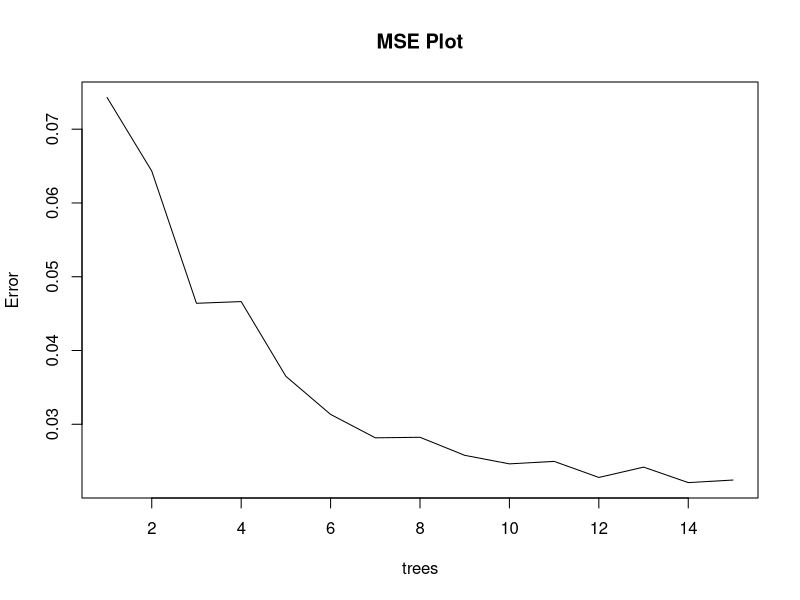
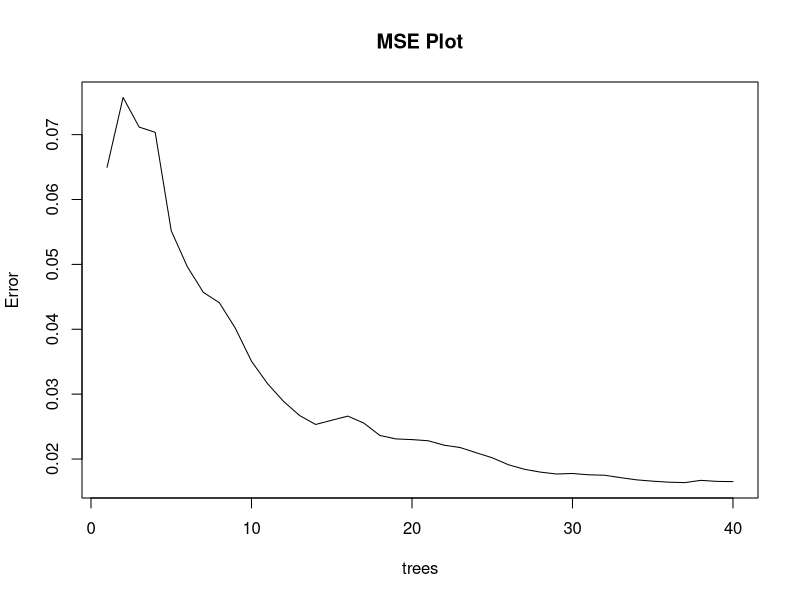
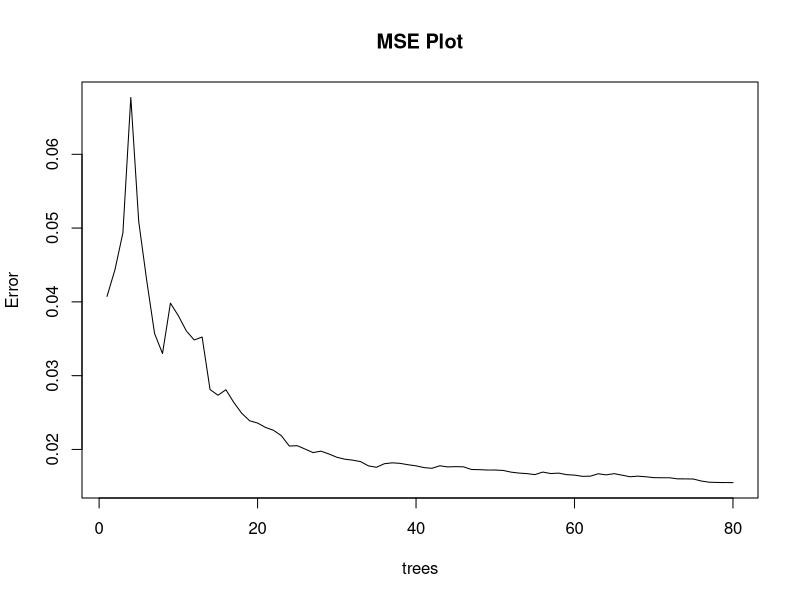

R code for these plots, in order:
## ---- chunk 1
# install package to read excel file data
install.packages("readxl")
## ---- chunk 2
library("readxl")
# read in src kinase inhibitor data. The data contains smile strings of the molecules as well as ~20 aggregate chemical features used for prediction. 

src_kinase_dataframe = read_excel("src_kinase_inhibitor_data.xlsx")
## ---- chunk 3
# check names of dataset and what columns are within the dataset. 
names(src_kinase_dataframe)
# delete first column of dataset as the indexing is not needed
src_kinase_dataframe <- src_kinase_dataframe[-1]
#check to see if column was deleted
names(src_kinase_dataframe)
## ---- chunk 4
# also get rid of smile strings. This is necessary as we cannot represent smile strings as either a categorical or numerical variable and they also do not contribute much to the prediction unless they are encoded in another space. 
src_kin_2 = subset(src_kinase_dataframe, select = -smiles)

# get the names of the columns now present and look at summary statistics of the data to see how data is framed.
names(src_kin_2)
summary(src_kin_2)
## ---- chunk 5
# this block of code divides the dataset into training, validation, and testing. This was coded with help from stack overflow for debugging questions, but the main base of it is that we split up the training as 60% of the data, the validation as 20% of the data and the testing as 20% of the data. Training, validation and testing help in making sure the model can predict accurately for the predictor variable given the dataset features. We first start off by defining variables that contain the percentages of our training, validation and testing data. We then define the indices while also randomizing our sample set for each divide. Lastly using the indices calculated, we create a training dataframe, validation dataframe, and testing dataframe. 

df <- src_kin_2
trperc=0.6
valperc=0.2
testperc=0.2

percTraining <- trperc
percValidation <- valperc
percTesting <- testperc
  
samplesizeTraining <- floor(percTraining * nrow(df))
samplesizeValidation <- floor(percValidation * nrow(df))
samplesizeTesting <- floor(percTesting * nrow(df))
  
trainingind <- sort(sample(seq_len(nrow(df)), size = samplesizeTraining))
nottrainingind <- setdiff(seq_len(nrow(df)), trainingind)
validationind <- sort(sample(nottrainingind, size=samplesizeValidation))
testingind <- setdiff(nottrainingind, validationind)
  
training_df <- df[trainingind, ]
val_df <- df[validationind, ]
testing_df <- df[testingind, ]
## ---- chunk 6
# we install the random forest package
install.packages("randomForest")
## ---- chunk 7
# load the random forest library
library(randomForest)
# create training df that contains features and a predictor list that contains the prediction variable which in this case is rings
training_df_x <- subset(training_df,select=-rings)
training_y <- training_df$rings

# do the same as above but for testing
testing_df_x <- subset(testing_df,select=-rings)
testing_y <- testing_df$rings

# build the random forest model and define the training and testing datasets as well number of trees we want to use as a hyperparameter
## ---- chunk 8
# get the summary of the random forest model. In the next 2 weeks I will use another model to also predict the number of rings and do a comparison analysis of how each model differs from each other and what works better. 

# first random forest model predictions with trees = 15 and plot MSE for ntreees
rf_model <- randomForest(x=training_df_x, y=training_y, xtest=testing_df_x, ytest=testing_y, ntree=15)
summary(rf_model)
rf_model
plot(rf_model, type = 'l', main = "MSE Plot")
## ---- chunk 9
# second RF model with 40 trees and plot MSE over ntrees
rf_model <- randomForest(x=training_df_x, y=training_y, xtest=testing_df_x, ytest=testing_y, ntree=40)
summary(rf_model)
rf_model
plot(rf_model, type = 'l', main = "MSE Plot")
## ---- chunk 10
#third random forest model w number of trees being 80 and plot MSE over ntrees
rf_model <- randomForest(x=training_df_x, y=training_y, xtest=testing_df_x, ytest=testing_y, ntree=80)
summary(rf_model)
rf_model
plot(rf_model, type = 'l', main = "MSE Plot")
